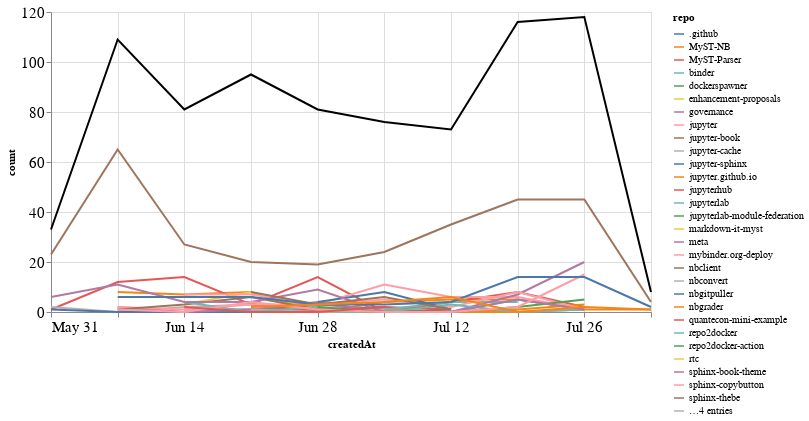

The cell this chart's notebook holds for it:
### Markdown cell above
## Comments

### Code cell
comments_time = comments.groupby('repo').resample('W', on='createdAt').count()['author'].reset_index()
comments_time = comments_time.rename(columns={'author': 'count'})
comments_time_total = comments_time.groupby('createdAt').agg({"count": "sum"}).reset_index()
ch1 = alt.Chart(comments_time, width=600).mark_line().encode(
    x='createdAt',
    y='count',
    color='repo',
    tooltip="repo"
)

ch2 = alt.Chart(comments_time_total, width=600).mark_line(color="black").encode(
    x='createdAt',
    y='count',
)

ch1 + ch2

### Figure 1 — Vega-Lite specification as saved in the notebook (floating-point values rounded to 4 significant figures; data arrays with more than 128 entries replaced by an {"elided": "..."} marker saying what was removed)
{"config": {"axisLeft": {"labelFontSize": 15}, "axisBottom": {"labelFontSize": 15}}, "layer": [{"data": {"name": "data-288ac92d17960ece051e44b6799c12bb"}, "mark": "line", "encoding": {"color": {"type": "nominal", "field": "repo"}, "tooltip": {"type": "nominal", "field": "repo"}, "x": {"type": "temporal", "field": "createdAt"}, "y": {"type": "quantitative", "field": "count"}}, "width": 600}, {"data": {"name": "data-6854685b02b4fbf8c9aced4b5a989fbe"}, "mark": {"type": "line", "color": "black"}, "encoding": {"x": {"type": "temporal", "field": "createdAt"}, "y": {"type": "quantitative", "field": "count"}}, "width": 600}], "$schema": "https://vega.github.io/schema/vega-lite/v4.8.1.json", "datasets": {"data-288ac92d17960ece051e44b6799c12bb": {"elided": "174 records"}, "data-6854685b02b4fbf8c9aced4b5a989fbe": [{"createdAt": "2020-05-31T00:00:00", "count": 33}, {"createdAt": "2020-06-07T00:00:00", "count": 109}, {"createdAt": "2020-06-14T00:00:00", "count": 81}, {"createdAt": "2020-06-21T00:00:00", "count": 95}, {"createdAt": "2020-06-28T00:00:00", "count": 81}, {"createdAt": "2020-07-05T00:00:00", "count": 76}, {"createdAt": "2020-07-12T00:00:00", "count": 73}, {"createdAt": "2020-07-19T00:00:00", "count": 116}, {"createdAt": "2020-07-26T00:00:00", "count": 118}, {"createdAt": "2020-08-02T00:00:00", "count": 8}]}}
